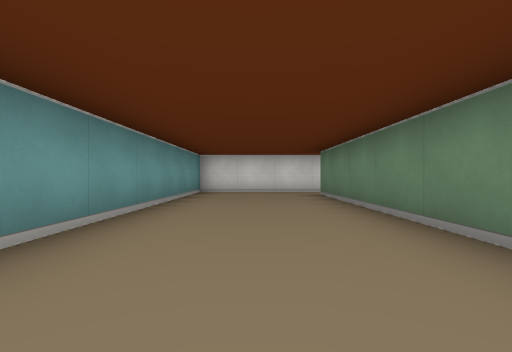
[1] (above)

16 first-person views from a walk through a cub3D level. The camera is about half as high as the walls, looks level and sees 85° across. The floor is counted in squares. Each view is taken from the middle of a square. On the plan, view 1 faces up. The plan holds only what a view shows up to about 9 squares ahead; the rest is blank.

[2]
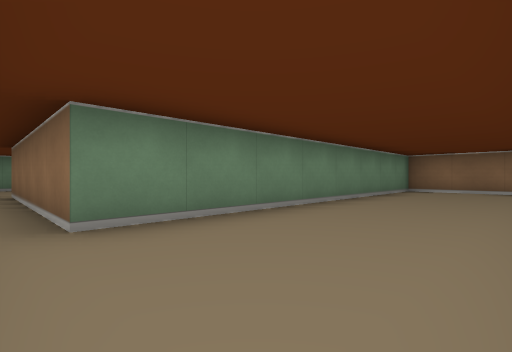

[3]
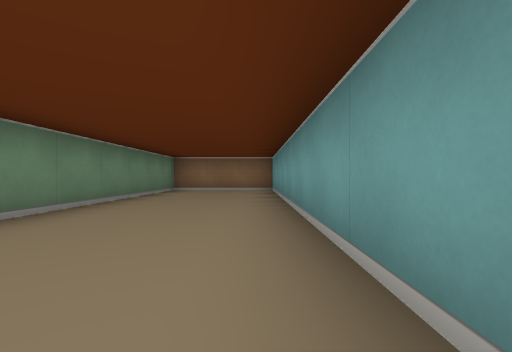

[4]
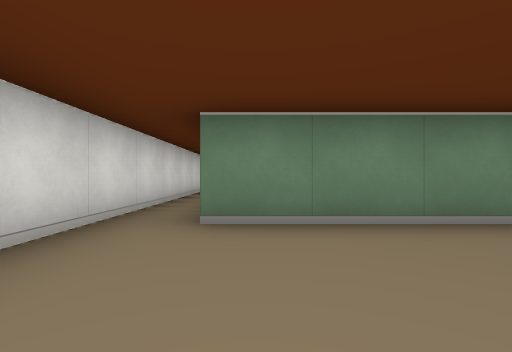

[5]
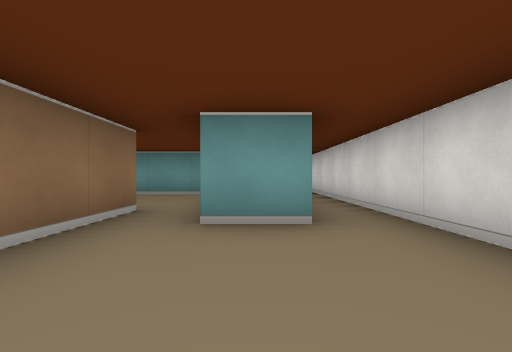

[6]
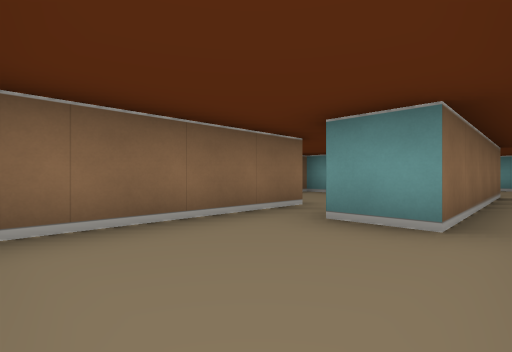

[7]
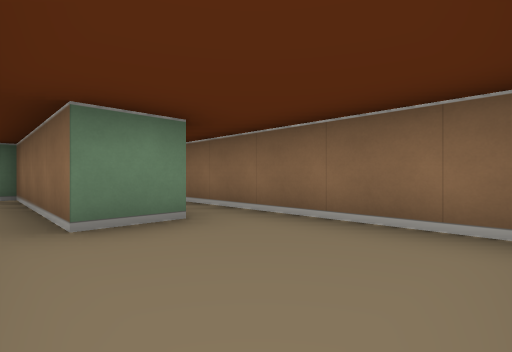

[8]
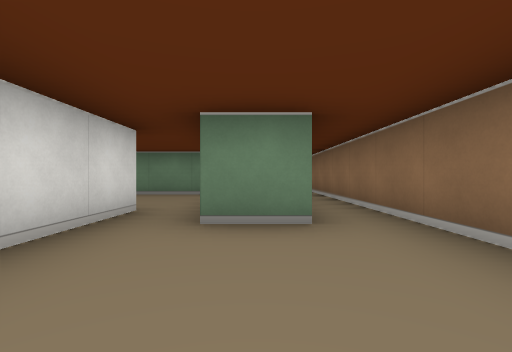

[9]
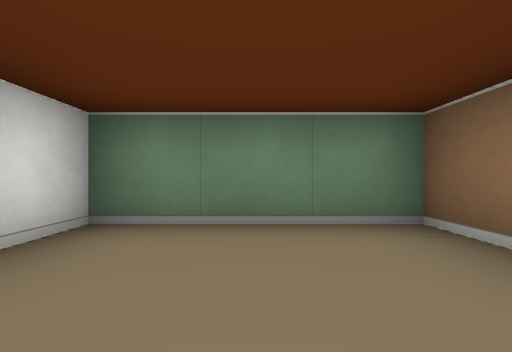

[10]
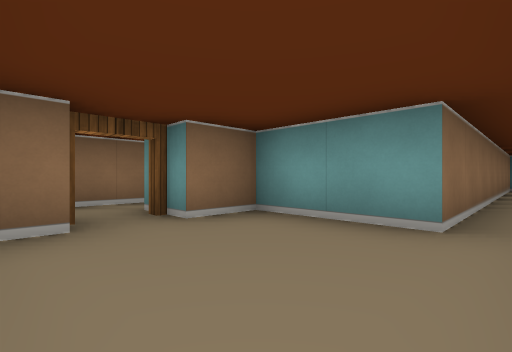

[11]
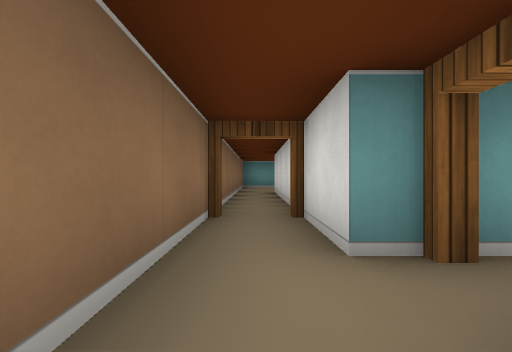

[12]
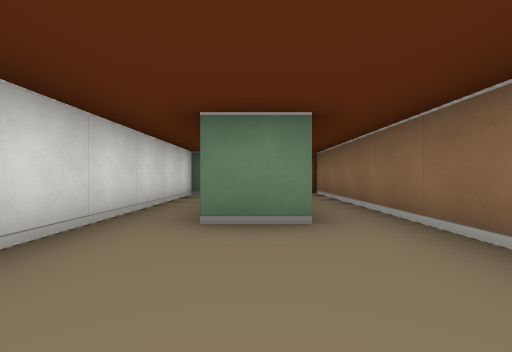

[13]
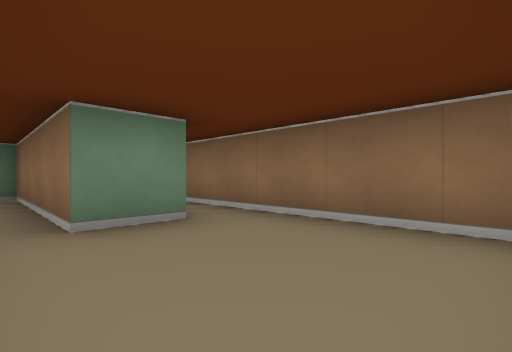

[14]
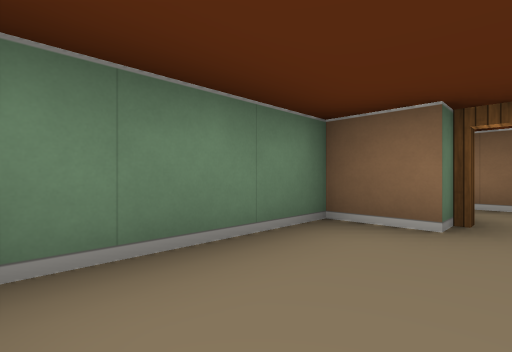

[15]
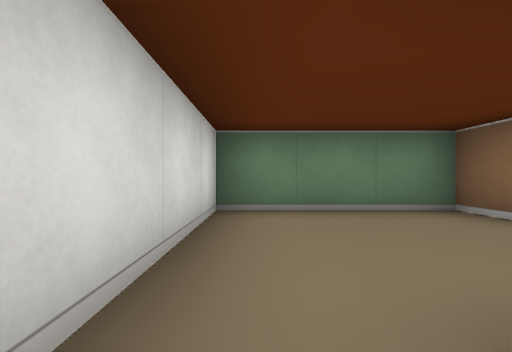

[16]
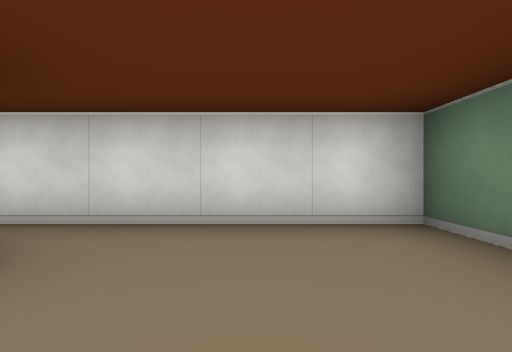

### Floor plan
Points are (right, up) in squares from view 1. A wall is a line through its corners. A room is listed if a view was taken in it or the views show most of it. See-through windows are left out.
Room 1 (views 1, 2, 3, 4)
walls: (-1.6, -1.5) (1.5, -1.5) (1.5, 6.5) (6.5, 6.5); (6.5, 7.5) (-1.5, 7.5) (-1.5, -1.2)
ways out: opening at (6, 7) to room 2
Room 2 (views 5, 6, 9)
walls: (6.5, 6.5) (6.5, 5.5) (5.5, 5.5); (5.5, 4.5) (9.5, 4.5) (9.5, 7.5) (6.5, 7.5)
ways out: opening at (6, 7) to room 1; opening at (6, 5) to room 3
Room 3 (views 7, 8, 15)
walls: (5.5, 3.5) (5.5, 4.5); (5.5, 5.5) (4.6, 5.5); (2.5, 4.8) (2.5, 2.5) (10.5, 2.5); (10.6, 3.5) (9.6, 3.5)
ways out: opening at (6, 5) to room 2; opening at (10, 3) to room 4
Room 4 (views 10, 14, 16)
walls: (10.5, 2.5) (10.5, 0.5) (11.5, 0.5); (12.5, 0.5) (13.5, 0.5) (13.5, 3.5) (10.6, 3.5)
ways out: opening at (10, 3) to room 3; open door at (12, 0) to room 5
Room 5 (view 11)
walls: (11.5, -0.5) (10, -0.5); (9.9, -1.5) (12.6, -1.5)
ways out: open door at (12, 0) to room 4; open door at (10, -1) to room 6
Room 6 (views 12, 13)
walls: (3, -1.5) (9.9, -1.5); (10, -0.5) (5.5, -0.5) (5.5, 0.5) (9.5, 0.5) (9.5, 1.5) (4.6, 1.5)
ways out: open door at (10, -1) to room 5

Where each view was taken, in squares from view 1:
view 1: 0 up, 0 right, facing up
view 2: 7 up, 1 left, facing down-right
view 3: 7 up, 1 left, facing down
view 4: 6 up, 1 left, facing right
view 5: 6 up, 9 right, facing left
view 6: 7 up, 9 right, facing down-left
view 7: 5 up, 3 right, facing down-right
view 8: 4 up, 3 right, facing right
view 9: 6 up, 7 right, facing right
view 10: 3 up, 13 right, facing down-left
view 11: 1 down, 13 right, facing left
view 12: 0 up, 3 right, facing right
view 13: 1 up, 3 right, facing down-right
view 14: 3 up, 12 right, facing down-right
view 15: 3 up, 10 right, facing right
view 16: 1 up, 12 right, facing up
